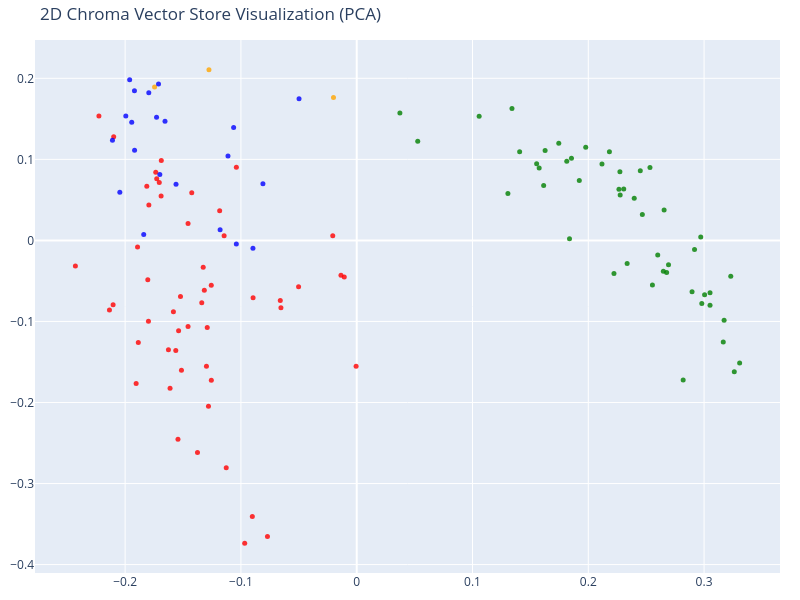

Write notebook code for a chart like this one.
### Code cell
# Use pca

from sklearn.decomposition import PCA

# Reduce the dimensionality of the vectors to 2D using PCA
pca = PCA(n_components=2, random_state=42)
reduced_vectors = pca.fit_transform(vectors)

# Create the 2D scatter plot (same as before)
fig = go.Figure(data=[go.Scatter(
    x=reduced_vectors[:, 0],
    y=reduced_vectors[:, 1],
    mode='markers',
    marker=dict(size=5, color=colors, opacity=0.8),
    text=[f"Type: {t}<br>Text: {d[:100]}..." for t, d in zip(doc_types, documents)],
    hoverinfo='text'
)])

fig.update_layout(
    title='2D Chroma Vector Store Visualization (PCA)',
    scene=dict(xaxis_title='x', yaxis_title='y'),
    width=800,
    height=600,
    margin=dict(r=20, b=10, l=10, t=40)
)

fig.show()

### Figure 1 — Plotly figure (JSON) as saved in the notebook; plotly's stock layout.template omitted (floating-point values rounded to 4 significant figures)
{"data": [{"hoverinfo": "text", "marker": {"color": ["orange", "orange", "orange", "red", "red", "red", "red", "red", "red", "red", "red", "red", "red", "red", "red", "red", "red", "red", "red", "red", "red", "red", "red", "red", "red", "red", "red", "red", "red", "red", "red", "red", "red", "red", "red", "red", "red", "red", "red", "red", "red", "red", "red", "red", "red", "red", "red", "red", "red", "red", "red", "red", "red", "red", "red", "green", "green", "green", "green", "green", "green", "green", "green", "green", "green", "green", "green", "green", "green", "green", "green", "green", "green", "green", "green", "green", "green", "green", "green", "green", "green", "green", "green", "green", "green", "green", "green", "green", "green", "green", "green", "green", "green", "green", "green", "green", "green", "green", "green", "green", "green", "green", "blue", "blue", "blue", "blue", "blue", "blue", "blue", "blue", "blue", "blue", "blue", "blue", "blue", "blue", "blue", "blue", "blue", "blue", "blue", "blue", "blue"], "opacity": 0.8, "size": 5}, "mode": "markers", "text": ["Type: company<br>Text: # About Insurellm\n\nInsurellm was founded by Avery Lancaster in 2015 as an insurance tech startup des...", "Type: company<br>Text: # Careers at Insurellm\n\nInsurellm is hiring! We are looking for talented software engineers, data sc...", "Type: company<br>Text: # Overview of Insurellm\n\nInsurellm is an innovative insurance tech firm with 200 employees across th...", "Type: contracts<br>Text: # Contract with Apex Reinsurance for Rellm: AI-Powered Enterprise Reinsurance Solution\n\n## Terms\n\n1....", "Type: contracts<br>Text: ## Renewal\n\n1. **Automatic Renewal**: This Agreement will automatically renew for successive one-yea...", "Type: contracts<br>Text: 2. **Seamless Integrations**: The architecture of Rellm allows for easy integration with existing sy...", "Type: contracts<br>Text: 1. **Technical Support**: Provider shall offer dedicated technical support to the Client via phone, ...", "Type: contracts<br>Text: **Insurellm, Inc.**  \n_____________________________  \nAuthorized Signature   \nDate: ________________...", "Type: contracts<br>Text: # Contract with Belvedere Insurance for Markellm\n\n## Terms\nThis Contract (\"Agreement\") is made and e...", "Type: contracts<br>Text: ## Renewal\n1. **Renewal Terms**: This Agreement may be renewed for additional one-year terms upon mu...", "Type: contracts<br>Text: ## Features\n1. **AI-Powered Matching**: Belvedere Insurance will benefit from Markellm's AI-powered ...", "Type: contracts<br>Text: ## Support\n1. **Technical Support**: Technical support will be available from 9 AM to 7 PM EST, Mond...", "Type: contracts<br>Text: **Belvedere Insurance**  \nSignature: ______________________  \nName: [Authorized Signatory]  \nTitle: ...", "Type: contracts<br>Text: # Contract with BrightWay Solutions for Markellm\n\n**Contract Date:** October 5, 2023  \n**Contract ID...", "Type: contracts<br>Text: 3. **Service Level Agreement (SLA):**  \n   Insurellm commits to a 99.9% uptime for the platform with...", "Type: contracts<br>Text: 2. **Real-Time Quote Availability:**  \n   Consumers sourced via BrightWay Solutions will receive rea...", "Type: contracts<br>Text: 3. **Training and Onboarding:**  \n   Insurellm agrees to provide one free training session on how to...", "Type: contracts<br>Text: # Contract with EverGuard Insurance for Rellm: AI-Powered Enterprise Reinsurance Solution\n\n**Contrac...", "Type: contracts<br>Text: 4. **Usage Rights**: EverGuard Insurance is granted a non-exclusive, non-transferable license to acc...", "Type: contracts<br>Text: 1. **Core Functionality**: Rellm provides EverGuard Insurance with advanced AI-driven analytics, sea...", "Type: contracts<br>Text: 1. **Customer Support**: Insurellm will provide EverGuard Insurance with 24/7 customer support, incl...", "Type: contracts<br>Text: ---\n\n**Signatures**  \n**For Insurellm**: __________________________  \n**Name**: John Smith  \n**Title...", "Type: contracts<br>Text: # Contract with GreenField Holdings for Markellm\n\n**Effective Date:** November 15, 2023  \n**Contract...", "Type: contracts<br>Text: ## Renewal\n1. **Automatic Renewal**: This contract will automatically renew for sequential one-year ...", "Type: contracts<br>Text: ## Features\n1. **AI-Powered Matching**: Access to advanced algorithms that connect GreenField Holdin...", "Type: contracts<br>Text: ## Support\n1. **Customer Support Access**: The Client will have access to dedicated support through ...", "Type: contracts<br>Text: **Signatures:**  \n_________________________                           _________________________  \n**...", "Type: contracts<br>Text: # Contract with Greenstone Insurance for Homellm\n\n---\n\n## Terms\n\n1. **Parties**: This Contract (\"Agr...", "Type: contracts<br>Text: 4. **Payment Terms**: \n   - The Customer shall pay an amount of $10,000 per month for the Standard T...", "Type: contracts<br>Text: ---\n\n## Features\n\n- **AI-Powered Risk Assessment**: Customer will have access to enhanced risk evalu...", "Type: contracts<br>Text: - **Customer Portal**: A dedicated portal will be provided, allowing the Customer's clients to manag...", "Type: contracts<br>Text: ______________________________  \n[Name], [Title]  \nDate: ______________________\n\n**For Greenstone In...", "Type: contracts<br>Text: # Contract with GreenValley Insurance for Homellm\n\n**Contract Date:** October 6, 2023  \n**Contract N...", "Type: contracts<br>Text: 4. **Confidentiality:** Both parties agree to maintain the confidentiality of proprietary informatio...", "Type: contracts<br>Text: 1. **AI-Powered Risk Assessment:** Access to advanced AI algorithms for real-time risk evaluations.\n...", "Type: contracts<br>Text: 3. **Regular Updates:** Insurellm will offer ongoing updates and enhancements to the Homellm platfor...", "Type: contracts<br>Text: # Contract with Pinnacle Insurance Co. for Homellm\n\n## Terms\nThis contract (\"Contract\") is entered i...", "Type: contracts<br>Text: ## Renewal\n1. **Renewal Terms**: At the end of the initial term, this Contract shall automatically r...", "Type: contracts<br>Text: ## Features\n1. **AI-Powered Risk Assessment**: Utilized for tailored underwriting decisions specific...", "Type: contracts<br>Text: ## Support\n1. **Technical Support**: Insurellm shall provide 24/7 technical support via an email and...", "Type: contracts<br>Text: # Contract with Roadway Insurance Inc. for Carllm\n\n---\n\n## Terms\n\n1. **Agreement Effective Date**: T...", "Type: contracts<br>Text: ---\n\n## Renewal\n\n1. **Automatic Renewal**: This agreement will automatically renew for an additional...", "Type: contracts<br>Text: ---\n\n## Features\n\n1. **Access to Core Features**: Roadway Insurance Inc. will have access to all Pro...", "Type: contracts<br>Text: ---\n\n## Support\n\n1. **Technical Support**: Roadway Insurance Inc. will receive priority technical su...", "Type: contracts<br>Text: # Contract with Stellar Insurance Co. for Rellm\n\n## Terms\nThis contract is made between **Insurellm*...", "Type: contracts<br>Text: ### Termination\nEither party may terminate this agreement with a **30-day written notice**. In the e...", "Type: contracts<br>Text: ## Features\nStellar Insurance Co. will receive access to the following features of the Rellm product...", "Type: contracts<br>Text: ## Support\nInsurellm provides Stellar Insurance Co. with the following support services:\n\n- **24/7 T...", "Type: contracts<br>Text: # Contract with TechDrive Insurance for Carllm\n\n**Contract Date:** October 1, 2024  \n**Contract Dura...", "Type: contracts<br>Text: ## Renewal\n\n1. **Automatic Renewal**: This contract shall automatically renew for additional one-yea...", "Type: contracts<br>Text: ## Support\n\n1. **Customer Support**: Insurellm will provide 24/7 customer support to TechDrive Insur...", "Type: contracts<br>Text: **TechDrive Insurance Representative:**  \nName: Sarah Johnson  \nTitle: Operations Director  \nDate: _...", "Type: contracts<br>Text: # Contract with Velocity Auto Solutions for Carllm\n\n**Contract Date:** October 1, 2023  \n**Contract ...", "Type: contracts<br>Text: ## Renewal\n\n1. **Automatic Renewal**: This contract will automatically renew for successive 12-month...", "Type: contracts<br>Text: ## Support\n\n1. **Customer Support**: Velocity Auto Solutions will have access to Insurellm’s custome...", "Type: employees<br>Text: # HR Record\n\n# Alex Chen\n\n## Summary\n- **Date of Birth:** March 15, 1990  \n- **Job Title:** Backend ...", "Type: employees<br>Text: ## Annual Performance History\n- **2020:**  \n  - Completed onboarding successfully.  \n  - Met expecta...", "Type: employees<br>Text: ## Compensation History\n- **2020:** Base Salary: $80,000  \n- **2021:** Base Salary Increase to $90,0...", "Type: employees<br>Text: Alex Chen continues to be a vital asset at Insurellm, contributing significantly to innovative backe...", "Type: employees<br>Text: # HR Record\n\n# Alex Harper\n\n## Summary\n- **Date of Birth**: March 15, 1993  \n- **Job Title**: Sales ...", "Type: employees<br>Text: ## Annual Performance History  \n- **2021**:  \n  - **Performance Rating**: 4.5/5  \n  - **Key Achievem...", "Type: employees<br>Text: - **2022**:  \n  - **Base Salary**: $65,000 (Promotion to Senior SDR)  \n  - **Bonus**: $13,000 (20% o...", "Type: employees<br>Text: # HR Record\n\n# Alex Thomson\n\n## Summary\n- **Date of Birth:** March 15, 1995  \n- **Job Title:** Sales...", "Type: employees<br>Text: ## Annual Performance History  \n- **2022** - Rated as \"Exceeds Expectations.\" Alex Thomson achieved ...", "Type: employees<br>Text: ## Other HR Notes\n- Alex Thomson is an active member of the Diversity and Inclusion committee at Ins...", "Type: employees<br>Text: # Avery Lancaster\n\n## Summary\n- **Date of Birth**: March 15, 1985  \n- **Job Title**: Co-Founder & Ch...", "Type: employees<br>Text: - **2010 - 2013**: Business Analyst at Edge Analytics  \n  Prior to joining Innovate, Avery worked as...", "Type: employees<br>Text: - **2018**: **Exceeds Expectations**  \n  Under Avery’s pivoted vision, Insurellm launched two new su...", "Type: employees<br>Text: - **2022**: **Satisfactory**  \n  Avery focused on rebuilding team dynamics and addressing employee c...", "Type: employees<br>Text: ## Compensation History\n- **2015**: $150,000 base salary + Significant equity stake  \n- **2016**: $1...", "Type: employees<br>Text: ## Other HR Notes\n- **Professional Development**: Avery has actively participated in leadership trai...", "Type: employees<br>Text: # HR Record\n\n# Emily Carter\n\n## Summary\n- **Date of Birth:** August 12, 1990  \n- **Job Title:** Acco...", "Type: employees<br>Text: - **2017-2019:** Marketing Intern  \n  - Assisted with market research and campaign development for s...", "Type: employees<br>Text: ## Compensation History\n| Year | Base Salary | Bonus         | Total Compensation |\n|------|--------...", "Type: employees<br>Text: Emily Carter exemplifies the kind of talent that drives Insurellm's success and is an invaluable ass...", "Type: employees<br>Text: # HR Record\n\n# Emily Tran\n\n## Summary\n- **Date of Birth:** March 18, 1991  \n- **Job Title:** Digital...", "Type: employees<br>Text: - **January 2017 - May 2018**: Marketing Intern  \n  - Supported the Marketing team by collaborating ...", "Type: employees<br>Text: - **2021**:  \n  - Performance Rating: Meets Expectations  \n  - Key Achievements: Contributed to the ...", "Type: employees<br>Text: - **Professional Development Goals**:  \n  - Emily Tran aims to become a Marketing Manager within the...", "Type: employees<br>Text: # HR Record\n\n# Jordan Blake\n\n## Summary\n- **Date of Birth:** March 15, 1993  \n- **Job Title:** Sales...", "Type: employees<br>Text: ## Annual Performance History\n- **2021:** First year at Insurellm; achieved 90% of monthly targets. ...", "Type: employees<br>Text: ## Other HR Notes\n- Jordan has shown an interest in continuing education, actively participating in ...", "Type: employees<br>Text: # HR Record\n\n# Jordan K. Bishop\n\n## Summary\n- **Date of Birth:** March 15, 1990\n- **Job Title:** Fro...", "Type: employees<br>Text: ## Annual Performance History\n- **2019:** Exceeds Expectations - Continuously delivered high-quality...", "Type: employees<br>Text: ## Compensation History\n- **June 2018:** Starting Salary - $85,000\n- **June 2019:** Salary Increase ...", "Type: employees<br>Text: ## Other HR Notes\n- Jordan K. Bishop has been an integral part of club initiatives, including the In...", "Type: employees<br>Text: # HR Record\n\n# Maxine Thompson\n\n## Summary\n- **Date of Birth:** January 15, 1991  \n- **Job Title:** ...", "Type: employees<br>Text: ## Insurellm Career Progression\n- **January 2017 - October 2018**: **Junior Data Engineer**  \n  * Ma...", "Type: employees<br>Text: ## Annual Performance History\n- **2017**: *Meets Expectations*  \n  Maxine showed potential in her ro...", "Type: employees<br>Text: - **2021**: *Exceeds Expectations*  \n  Maxine spearheaded the transition to a new data warehousing s...", "Type: employees<br>Text: ## Compensation History\n- **2017**: $70,000 (Junior Data Engineer)  \n- **2018**: $75,000 (Junior Dat...", "Type: employees<br>Text: # HR Record\n\n# Oliver Spencer\n\n## Summary\n- **Date of Birth**: May 14, 1990  \n- **Job Title**: Backe...", "Type: employees<br>Text: ## Annual Performance History\n- **2018**: **3/5** - Adaptable team player but still learning to take...", "Type: employees<br>Text: ## Compensation History\n- **March 2018**: Initial salary of $80,000.\n- **July 2019**: Salary increas...", "Type: employees<br>Text: # Samantha Greene\n\n## Summary\n- **Date of Birth:** October 14, 1990\n- **Job Title:** HR Generalist\n-...", "Type: employees<br>Text: ## Annual Performance History\n- **2020:** Exceeds Expectations  \n  Samantha Greene demonstrated exce...", "Type: employees<br>Text: ## Compensation History\n- **2020:** Base Salary - $55,000  \n  The entry-level salary matched industr...", "Type: employees<br>Text: - **2023:** Base Salary - $70,000  \n  Recognized for substantial improvement in employee relations m...", "Type: employees<br>Text: # HR Record\n\n# Samuel Trenton\n\n## Summary\n- **Date of Birth:** April 12, 1989  \n- **Job Title:** Sen...", "Type: employees<br>Text: ## Annual Performance History\n- **2023:** Rating: 4.5/5  \n  *Samuel exceeded expectations, successfu...", "Type: employees<br>Text: ## Compensation History\n- **2023:** Base Salary: $115,000 + Bonus: $15,000  \n  *Annual bonus based o...", "Type: employees<br>Text: - **Engagement in Company Culture:** Regularly participates in team-building events and contributes ...", "Type: products<br>Text: # Product Summary\n\n# Carllm\n\n## Summary\n\nCarllm is an innovative auto insurance product developed by...", "Type: products<br>Text: - **Instant Quoting**: With Carllm, insurance companies can offer near-instant quotes to customers, ...", "Type: products<br>Text: - **Mobile Integration**: Carllm is designed to work seamlessly with mobile applications, providing ...", "Type: products<br>Text: - **Professional Tier**: $2,500/month\n  - For medium-sized companies.\n  - All Basic Tier features pl...", "Type: products<br>Text: ### Q2 2025: Customer Experience Improvements\n- Launch of a new **mobile app** for end-users.\n- Intr...", "Type: products<br>Text: # Product Summary\n\n# Homellm\n\n## Summary\nHomellm is an innovative home insurance product developed b...", "Type: products<br>Text: ### 2. Dynamic Pricing Model\nWith Homellm's innovative dynamic pricing model, insurance providers ca...", "Type: products<br>Text: ### 5. Multi-Channel Integration\nHomellm seamlessly integrates into existing insurance platforms, pr...", "Type: products<br>Text: - **Basic Tier:** Starting at $5,000/month for small insurers with basic integration features.\n- **S...", "Type: products<br>Text: All tiers include a comprehensive training program and ongoing updates to ensure optimal performance...", "Type: products<br>Text: With Homellm, Insurellm is committed to transforming the landscape of home insurance, ensuring both ...", "Type: products<br>Text: # Product Summary\n\n# Markellm\n\n## Summary\n\nMarkellm is an innovative two-sided marketplace designed ...", "Type: products<br>Text: - **User-Friendly Interface**: Designed with user experience in mind, Markellm features an intuitive...", "Type: products<br>Text: - **Customer Support**: Our dedicated support team is always available to assist both consumers and ...", "Type: products<br>Text: ### For Insurance Companies:\n- **Basic Listing Fee**: $199/month for a featured listing on the platf...", "Type: products<br>Text: ### Q3 2025\n- Initiate a comprehensive marketing campaign targeting both consumers and insurers to i...", "Type: products<br>Text: # Product Summary\n\n# Rellm: AI-Powered Enterprise Reinsurance Solution\n\n## Summary\n\nRellm is an inno...", "Type: products<br>Text: ### Seamless Integrations\nRellm's architecture is designed for effortless integration with existing ...", "Type: products<br>Text: ### Regulatory Compliance Tools\nRellm includes built-in compliance tracking features to help organiz...", "Type: products<br>Text: Join the growing number of organizations leveraging Rellm to enhance their reinsurance processes whi...", "Type: products<br>Text: Experience the future of reinsurance with Rellm, where innovation meets reliability. Let Insurellm h..."], "type": "scatter", "x": [-0.1276, -0.02005, -0.1746, -0.1562, -0.2104, -0.1813, -0.1583, -0.05019, -0.1298, -0.07708, -0.1736, -0.1338, -0.066, -0.1291, -0.1457, -0.1457, -0.0895, -0.1804, -0.243, -0.2226, -0.1727, -0.02069, -0.1256, -0.09015, -0.1039, -0.06545, -0.01075, -0.1626, -0.1375, -0.1705, -0.1522, -0.0005305, -0.128, -0.1799, -0.1688, -0.1326, -0.1513, -0.09673, -0.1425, -0.1316, -0.1127, -0.1544, -0.1689, -0.1893, -0.1538, -0.1905, -0.2099, -0.1795, -0.1256, -0.1886, -0.1184, -0.01359, -0.1612, -0.2135, -0.1145, 0.2449, 0.2693, 0.2222, 0.03728, 0.2533, 0.3173, 0.3051, 0.2182, 0.3005, 0.1745, 0.1057, 0.1855, 0.1554, 0.1306, 0.2819, 0.1341, 0.2275, 0.2467, 0.2554, 0.05271, 0.2118, 0.1627, 0.298, 0.1576, 0.2397, 0.1838, 0.1407, 0.2265, 0.2677, 0.3261, 0.1615, 0.2971, 0.1922, 0.2918, 0.1814, 0.3051, 0.1978, 0.26, 0.2648, 0.2655, 0.323, 0.3307, 0.2336, 0.2273, 0.2896, 0.3166, 0.2306, -0.1943, -0.1918, -0.184, -0.118, -0.1112, -0.1919, -0.17, -0.2109, -0.104, -0.08099, -0.1656, -0.1712, -0.1994, -0.156, -0.08962, -0.0498, -0.1961, -0.1796, -0.2046, -0.1063, -0.1729], "y": [0.2105, 0.1763, 0.1893, -0.1357, -0.0793, 0.06696, -0.08802, -0.05709, -0.1552, -0.3654, 0.08411, -0.07699, -0.07403, -0.1075, -0.1062, 0.02071, -0.0707, -0.04866, -0.03158, 0.1536, 0.07621, 0.005633, -0.05544, -0.3406, 0.0904, -0.08295, -0.04524, -0.1349, -0.2618, 0.07159, -0.06921, -0.1553, -0.2047, -0.09986, 0.09847, -0.03313, -0.1603, -0.3737, 0.05868, -0.06144, -0.2805, -0.2453, 0.05478, -0.008088, -0.1116, -0.1766, 0.128, 0.04362, -0.1727, -0.1259, 0.03669, -0.04311, -0.1823, -0.08577, 0.00581, 0.08598, -0.03016, -0.04071, 0.1572, 0.08996, -0.09842, -0.06447, 0.1092, -0.06708, 0.1199, 0.1531, 0.1013, 0.09465, 0.05776, -0.1722, 0.1628, 0.05589, 0.03198, -0.05492, 0.1225, 0.09415, 0.1108, -0.07793, 0.08938, 0.05198, 0.002093, 0.1094, 0.06305, -0.03949, -0.1619, 0.06771, 0.004141, 0.0739, -0.01137, 0.09781, -0.07986, 0.115, -0.01789, -0.03796, 0.0376, -0.04408, -0.1512, -0.02837, 0.08476, -0.06325, -0.1253, 0.06331, 0.1459, 0.1111, 0.007241, 0.01309, 0.1041, 0.1847, 0.08123, 0.1236, -0.004531, 0.06982, 0.147, 0.193, 0.1534, 0.06917, -0.009729, 0.1746, 0.1983, 0.1823, 0.05938, 0.1392, 0.1518]}], "layout": {"height": 600, "margin": {"b": 10, "l": 10, "r": 20, "t": 40}, "scene": {"xaxis": {"title": {"text": "x"}}, "yaxis": {"title": {"text": "y"}}}, "title": {"text": "2D Chroma Vector Store Visualization (PCA)"}, "width": 800}}
